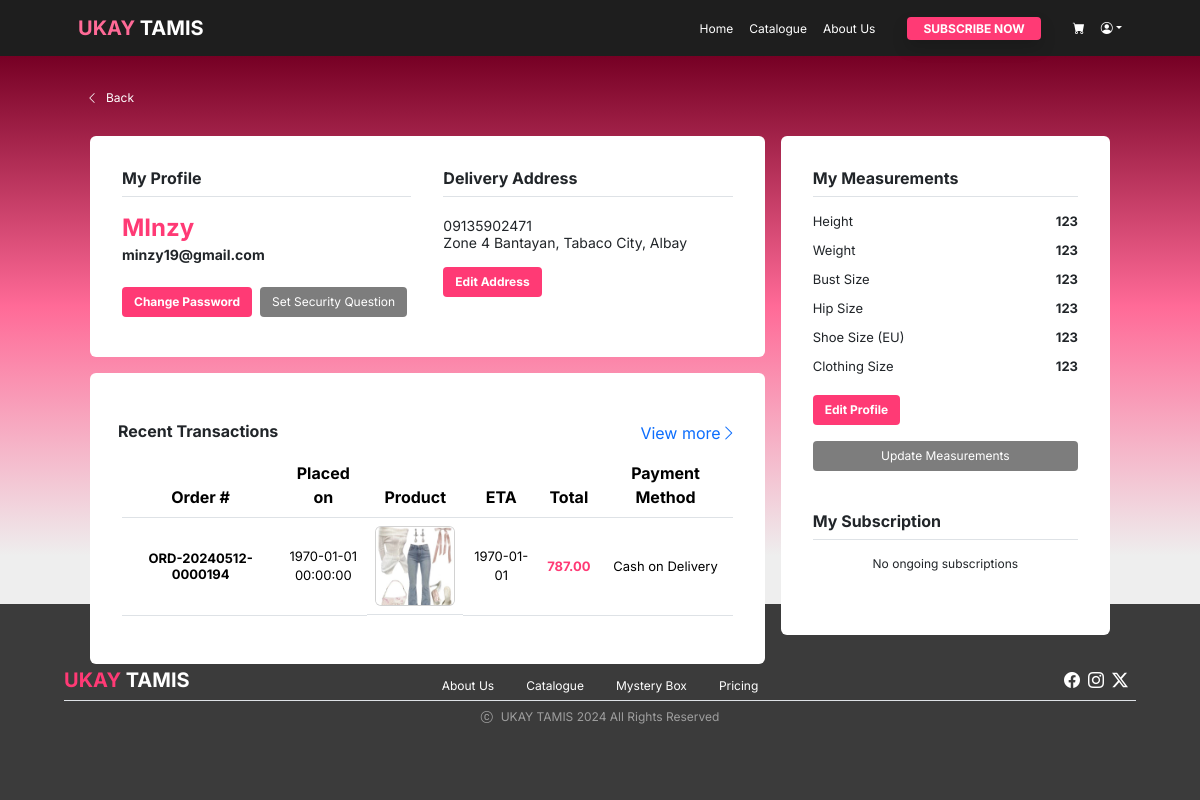
The app's page /account.php (signed in), older data.
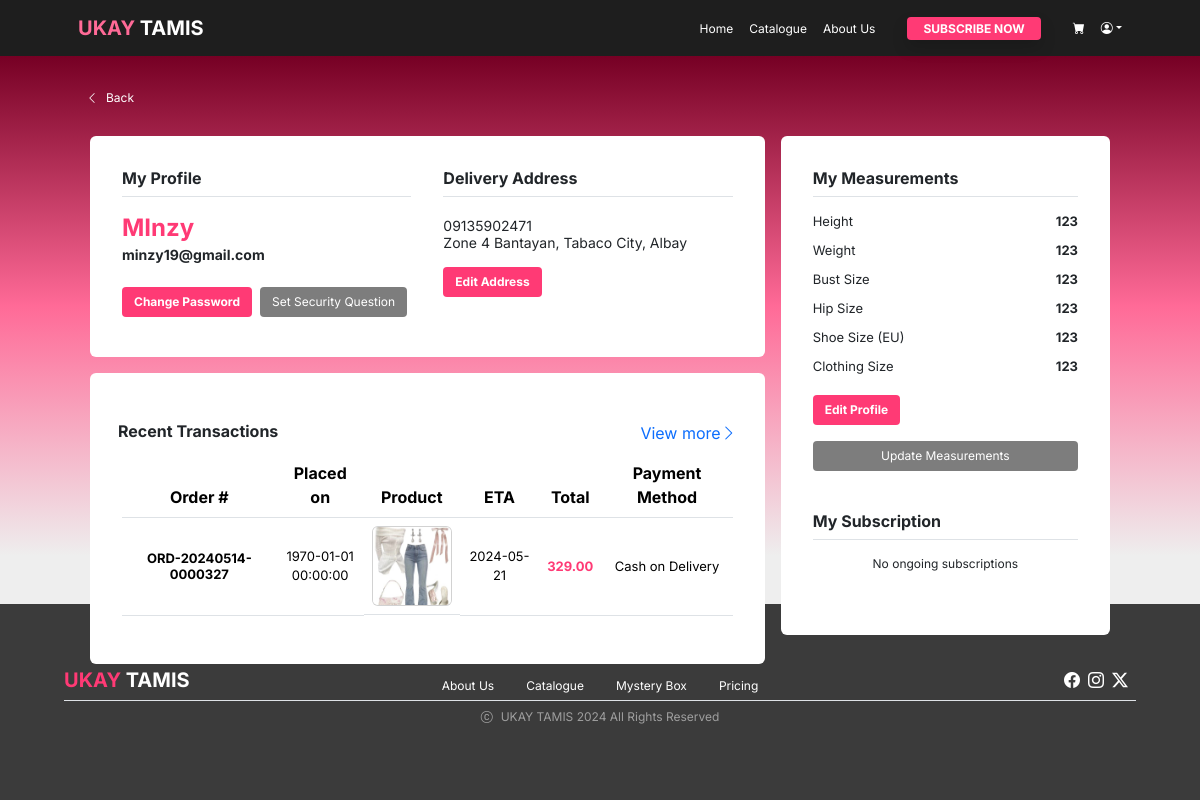
The same page, newer data.
### tables this page shows
CREATE TABLE `order_product` (
  `id` int(11) NOT NULL,
  `transaction_id` int(11) NOT NULL,
  `item_id` varchar(10) DEFAULT NULL,
  `item_name` varchar(45) DEFAULT NULL,
  `item_price` int(11) DEFAULT NULL,
  `style_box_id` varchar(10) DEFAULT NULL,
  `style_box_name` varchar(45) DEFAULT NULL,
  `style_box_price` int(11) DEFAULT NULL,
  `style_box_quantity` int(11) DEFAULT NULL
);

CREATE TABLE `transaction` (
  `transaction_id` int(11) NOT NULL,
  `order_number` varchar(20) DEFAULT NULL,
  `timestamp` timestamp NULL DEFAULT NULL,
  `user_id` varchar(10) DEFAULT NULL,
  `shipping_fee` decimal(10,2) DEFAULT 100.00,
  `total_items` int(11) DEFAULT NULL,
  `total_price` decimal(10,2) DEFAULT NULL,
  `payment_method` enum('Cash on Delivery','GCash') DEFAULT NULL,
  `delivery_date` date DEFAULT NULL,
  `status` varchar(45) DEFAULT 'Processing'
);

CREATE TABLE `reviews` (
  `review_id` int(11) NOT NULL,
  `rating` int(11) DEFAULT NULL,
  `title` varchar(45) DEFAULT NULL,
  `review` mediumtext DEFAULT NULL,
  `img_review` varchar(45) DEFAULT NULL,
  `user_id` varchar(10) DEFAULT NULL,
  `item_id` varchar(10) DEFAULT NULL,
  `style_box_id` varchar(10) DEFAULT NULL,
  `timestamp` timestamp NULL DEFAULT NULL,
  `style_id` varchar(10) DEFAULT NULL
);

### server/get_recent_transactions.php (called while the page is built)
<?php
    include('connection.php');
    if (isset($_SESSION['user_id'])) {
        $stmt = $conn -> prepare ("SELECT transaction.*, order_product.*, reviews.*
                        FROM transaction
                        INNER JOIN order_product ON transaction.transaction_id = order_product.transaction_id
                        LEFT JOIN reviews ON order_product.style_box_id = reviews.style_box_id
                        WHERE transaction.user_id = ?
                        GROUP BY transaction.transaction_id
                        ORDER BY transaction.transaction_id DESC LIMIT 1");
        $stmt -> bind_param("s", $_SESSION['user_id']);
        $stmt -> execute();
        $recent_transactions = $stmt -> get_result();
    } else {
        $recent_transactions = array();
    }
?>

### account.php (the view, shortened to what the rows shown need)
<!DOCTYPE html>
<html lang="en">
<head>
    <?php include 'head_resource.php';?>
    <link rel="stylesheet" href="css/account.css">
    <link href="https://cdn.jsdelivr.net/npm/select2@4.1.0-beta.1/dist/css/select2.min.css" rel="stylesheet" />
</head>
<body class="gray_bg2">
    <div class="container-fluid gradient_pink m-0 p-0 pt-1">
        <div class="container px-5 py-3">
            <div class="row py-2 px-1 m-0 justify-content-between">
                <div class="col-sm-8 py-3 px-2 m-0">
                    <div class="row mb-2 mt-3 mx-0 p-3 d-flex align-items-stretch justify-content-between card  rounded-2 border-0 hstack">
                        <div class="col-sm-12 p-3 user_info m-0">
                            <table class="table">
                                <thead class="text-center">
                                    <tr class="thead_style">
                                        <th scope="col">Order #</th>
                                        <th scope="col">Placed on</th>
                                        <th scope="col-1">Product</th>
                                        <th scope="col-1">ETA</th>
                                        <th scope="col">Total</th>
                                        <th scope="col">Payment Method</th>
                                    </tr>
                                </thead>
                                <tbody>
                                <?php
                                if (isset($_SESSION['form_data']) && !empty($_SESSION['form_data'])) {
                                    $form_data = $_SESSION['form_data'];
                                } else {
                                    $form_data = array();
                                }
                                ?>
                                <?php include ('server/get_recent_transactions.php') ?>
                                <?php
                                if ($recent_transactions->num_rows > 0) {
                                    while ($row = $recent_transactions->fetch_assoc()) { ?>
                                        <tr class="product_info align-middle" data-bs-toggle="modal" data-bs-target="#transaction" data-id="<?php echo $row['transaction_id']; ?>" style="cursor: pointer;">
                                            <td scope="row" class="text-center bold_header"><span><?php echo $row['order_number']; ?></span></td>
                                            <td class="text-center">
                                                <span><?php echo date('Y-m-d', strtotime($row['timestamp'])); ?></span>
                                                <br>
                                                <span><?php echo date('H:i:s', strtotime($row['timestamp'])); ?></span>
                                            </td>
                                            <?php
                                            if (isset($form_data['checkout_type']) && isset($form_data['product_type']) && isset($form_data['product_id'])) {
                                                if ( ($form_data['checkout_type'] == 'quick' && $form_data['product_type'] == 'style box') && $row['style_box_id'] == $form_data['product_id'] ) { ?>
                                                    <td class="item_img d-flex justify-content-center">
                                                        <img src="resources/<?php echo $form_data['product_img_url'] ?>" class="card m-0" alt="item">
                                                    </td>
                                                <?php }
                                                else if ( ($form_data['checkout_type'] == 'quick' && $form_data['product_type'] == 'item') && $row['item_id'] == $form_data['product_id'] ) { ?>
                                                    <td class="item_img d-flex justify-content-center">
                                                        <img src="resources/<?php echo $form_data['product_img_url'] ?>" class="card m-0" alt="item">
                                                    </td>
                                                <?php }
                                            } else { ?>
                                                <td class="item_img d-flex justify-content-center">
                                                    <img src="resources/coquette.jpg" class="card m-0" alt="item">
                                                </td>
                                            <?php } ?>
                                            <td class="text-center"><span class=""><?php echo date('Y-m-d', strtotime($row['delivery_date'])); ?></span></td>
                                            <td class="text-center bold_header"><span class="pink_highlight2"><?php echo $row['total_price']; ?></span></td>
                                            <td class="text-center "><span class=""><?php echo $row['payment_method']; ?></span></td>
                                        </tr>
                                    <?php }
                                } else { ?>
                                    <tr>
                                        <td colspan="7" class="text-center">No transactions available</td>
                                    </tr>
                                <?php } ?>
                                </tbody>
                            </table>
                        </div>
                    </div>
                </div>
            </div>
        </div>
                </div>
</body>
</html>

Row changes from the older to the newer data that the page shows:
no longer on this page (row unchanged): order_product: transaction.order_number "ORD-20240512-0000194", timestamp "1970-01-01", timestamp "00:00:00", transaction.delivery_date "1970-01-01", transaction.total_price "787.00", transaction.payment_method "Cash on Delivery"
added transaction: order_number "ORD-20240514-0000327", reviews.timestamp "1970-01-01", reviews.timestamp "00:00:00", delivery_date "2024-05-21", total_price "329.00", payment_method "Cash on Delivery"
